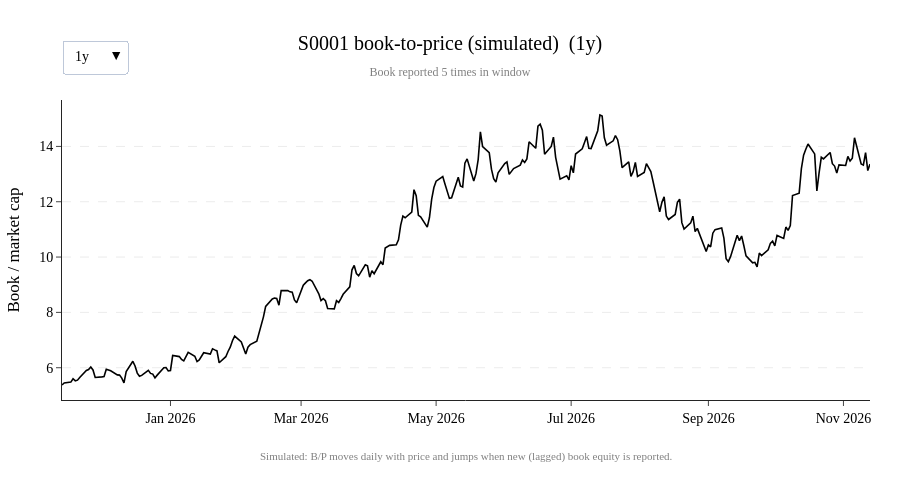

Source (notebook cell):
### Code cell
# 4. One stock: daily drift with price, steps at each reporting date
simulation.plot_simulated_value(caps, book, "S0001")

### Figure 1 — Plotly figure (JSON) as saved in the notebook; plotly's stock layout.template omitted (floating-point values rounded to 4 significant figures; data arrays with more than 128 entries replaced by an {"elided": "..."} marker saying what was removed)
{"data": [{"line": {"color": "black", "width": 1.6}, "mode": "lines", "name": "B/P", "type": "scatter", "visible": false, "x": {"elided": "1260 str values"}, "y": {"elided": "1260 float values"}}, {"line": {"color": "black", "width": 1.6}, "mode": "lines", "name": "B/P", "type": "scatter", "visible": false, "x": {"elided": "785 str values"}, "y": {"elided": "785 float values"}}, {"line": {"color": "black", "width": 1.6}, "mode": "lines", "name": "B/P", "type": "scatter", "visible": true, "x": {"elided": "262 str values"}, "y": {"elided": "262 float values"}}, {"line": {"color": "black", "width": 1.6}, "mode": "lines", "name": "B/P", "type": "scatter", "visible": false, "x": {"elided": "133 str values"}, "y": {"elided": "133 float values"}}], "layout": {"annotations": [{"font": {"color": "gray", "family": "Times New Roman", "size": 11}, "showarrow": false, "text": "Simulated: B/P moves daily with price and jumps when new (lagged) book equity is reported.", "x": 0.5, "xanchor": "center", "xref": "paper", "y": -0.16, "yanchor": "top", "yref": "paper"}], "font": {"color": "black", "family": "Times New Roman", "size": 14}, "height": 480, "hovermode": "x unified", "legend": {"orientation": "h", "x": 1, "xanchor": "right", "y": 1.02, "yanchor": "bottom"}, "margin": {"b": 80, "l": 60, "r": 30, "t": 100}, "title": {"text": "S0001 book-to-price (simulated)  (1y)<br><span style='font-size:12px;color:gray'>Book reported 5 times in window</span>", "x": 0.5}, "updatemenus": [{"active": 2, "bgcolor": "white", "buttons": [{"args": [{"visible": [true, false, false, false]}, {"title.text": "S0001 book-to-price (simulated)  (5y)<br><span style='font-size:12px;color:gray'>Book reported 20 times in window</span>"}], "label": "5y", "method": "update"}, {"args": [{"visible": [false, true, false, false]}, {"title.text": "S0001 book-to-price (simulated)  (3y)<br><span style='font-size:12px;color:gray'>Book reported 14 times in window</span>"}], "label": "3y", "method": "update"}, {"args": [{"visible": [false, false, true, false]}, {"title.text": "S0001 book-to-price (simulated)  (1y)<br><span style='font-size:12px;color:gray'>Book reported 5 times in window</span>"}], "label": "1y", "method": "update"}, {"args": [{"visible": [false, false, false, true]}, {"title.text": "S0001 book-to-price (simulated)  (6mo)<br><span style='font-size:12px;color:gray'>Book reported 3 times in window</span>"}], "label": "6mo", "method": "update"}], "font": {"color": "black", "family": "Times New Roman", "size": 14}, "x": 0, "xanchor": "left", "y": 1.2, "yanchor": "top"}], "width": 900, "xaxis": {"title": {}}, "yaxis": {"gridcolor": "rgba(0,0,0,0.08)", "griddash": "dash", "showgrid": true, "title": {"text": "Book / market cap"}}}}
